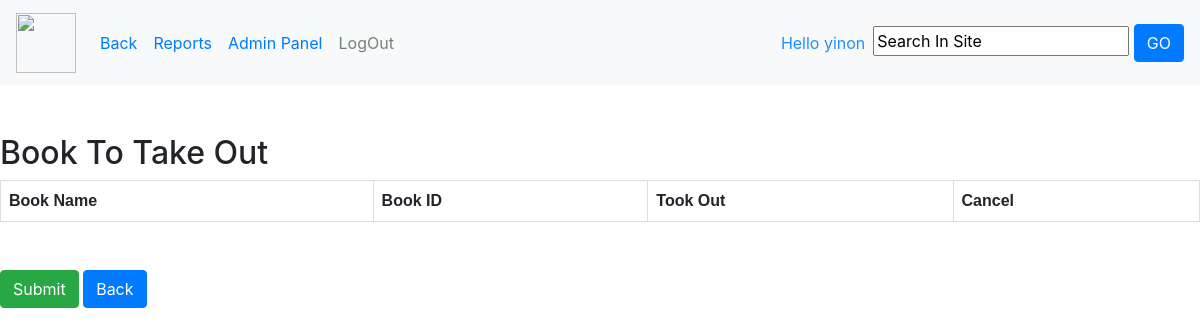
The page /Me/getout/ (signed in) on the database as committed earlier.
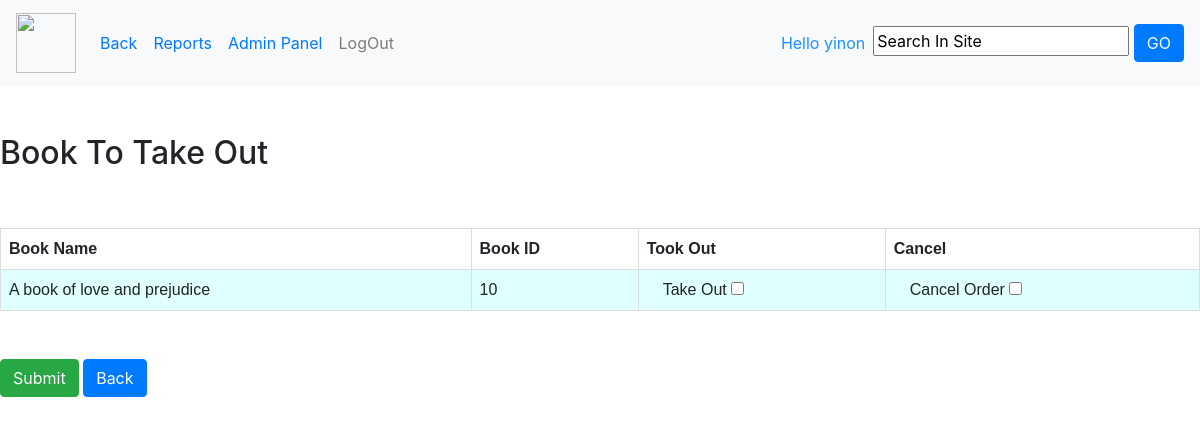
The same page on the database as committed later.
### book_catalog/models.py (models this page shows, shortened)
class Book (models.Model):
    name = models.CharField(max_length=50)
    author_name = models.CharField(max_length=50)
    summary = models.TextField(max_length=500)
    image = models.ImageField(upload_to='book_catalog/images', default='book_catalog/images/defult.png')
    available = models.BooleanField(default=True)
    librarian_favourite = models.BooleanField(default=False)
    study_book = models.BooleanField(default=False)
    key_words =models.CharField(max_length=100)
    GENRE_CHOICES = (
        ('Drama','Drama'),('Roman','Roman'),
        ('Fantasy','Fantasy'),('Mystery','Mystery'),
        ('Poetry','Poetry'),('Short story','Short story'),
        ('Thriller','Thriller'),('Science fiction','Science fiction'),
        ('Horror', 'Horror'),('Fairytale','Fairytale'),
        ('Comic book', 'Comic book'), ('Adventure', 'Adventure'),
        ('Food', 'Food'),('Study Book', 'Study Book')
        )
    adult_only = models.BooleanField(default=False)
    kids = models.BooleanField(default=False)
    genre = models.CharField(default=True,max_length=100, choices=GENRE_CHOICES)
    posses = models.BooleanField(default=False)
    takenout = models.BooleanField(default=False)
    returned = models.BooleanField(default=True)
    Is_Damaged=models.BooleanField(default=False)
    Damage_Description=models.TextField(max_length=200,default=None,blank=True,null=True)
    Grade_CHOICES = (
        (1, 1), (2, 2),(3, 3),(4, 4),(5, 5),(6, 6),(7, 7),(8, 8),(9, 9),(10, 10),(11, 11),(12, 12)
    )
    Grade = models.IntegerField(default=None, choices=Grade_CHOICES,null=True,blank=True)
    Take_Date=models.DateField(default=None,null=True,blank=True)

### mepage/views.py (the view, shortened to what this page needs)
# urls.py: path('getout/',views.getout,name="getout"),
@user_passes_test(is_admin)
def getout(request):
    books = Book.objects.filter(posses=True,takenout=False)
    books = list(filter(lambda x:not x.takenout,books))
    return render(request, 'mepage/admin/getout.html',{'books':books})

### mepage/views.py (called while the page is built)
def is_admin(user):
    try:
        return user.is_authenticated and user.is_superuser
    except User.DoesNotExist:
        return False

### book_catalog/templates/mepage/admin/getout.html (shortened to what this page needs)
{% extends "mepage/admin/styleadmin.html" %}
{% block content %}
    <br>
    <br>
<!DOCTYPE html>
<html>
<head>
</head>
<body>
<h2>Book To Take Out</h2>
<table>
  <tr>
    <th>Book Name</th>
    <th>Book ID</th>
    <th>Took Out</th>
    <th>Cancel</th>
  </tr>
  <tr>
      {% if books|length == 0 %}
        <h1> </h1>
    {% else %}
    <form method="POST" >
    {% for book in books %}
    <td>{{ book.name }}</td>
    <td>{{  book.id  }}</td>
    <td> &emsp;Take Out  <input type="checkbox" name="book.id" value="{{ book.id }}"></td>
    <td> &emsp;Cancel Order  <input type="checkbox" name="cancelbook.id" value="{{ book.id }}"></td>
  <tr>
    {% endfor %}
    {% endif %}
          </tr>
</table>
    <br><br>
    <input type="submit" class="btn btn-success" value="Submit"></form>
<a href={% url 'meadminpage' %}><button class="btn btn-primary">Back</button></a>
{% endblock %}

Rows that differ between the two databases and show on the page:
now on this page (row edited): Book: name "A book of love and prejudice", id "10"
